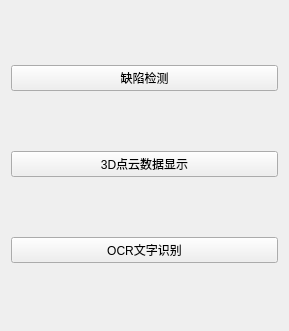
<?xml version="1.0" encoding="UTF-8"?>
<ui version="4.0">
 <class>Frame</class>
 <widget class="QFrame" name="Frame">
  <property name="geometry">
   <rect>
    <x>0</x>
    <y>0</y>
    <width>289</width>
    <height>331</height>
   </rect>
  </property>
  <property name="minimumSize">
   <size>
    <width>289</width>
    <height>331</height>
   </size>
  </property>
  <property name="maximumSize">
   <size>
    <width>289</width>
    <height>331</height>
   </size>
  </property>
  <property name="windowTitle">
   <string>功能选择</string>
  </property>
  <layout class="QHBoxLayout" name="horizontalLayout">
   <item>
    <layout class="QVBoxLayout" name="verticalLayout">
     <item>
      <widget class="QPushButton" name="pushButton">
       <property name="text">
        <string>缺陷检测</string>
       </property>
      </widget>
     </item>
     <item>
      <widget class="QPushButton" name="pushButton_2">
       <property name="text">
        <string>3D点云数据显示</string>
       </property>
      </widget>
     </item>
     <item>
      <widget class="QPushButton" name="pushButton_3">
       <property name="text">
        <string>OCR文字识别</string>
       </property>
      </widget>
     </item>
    </layout>
   </item>
  </layout>
 </widget>
 <resources/>
 <connections/>
</ui>
